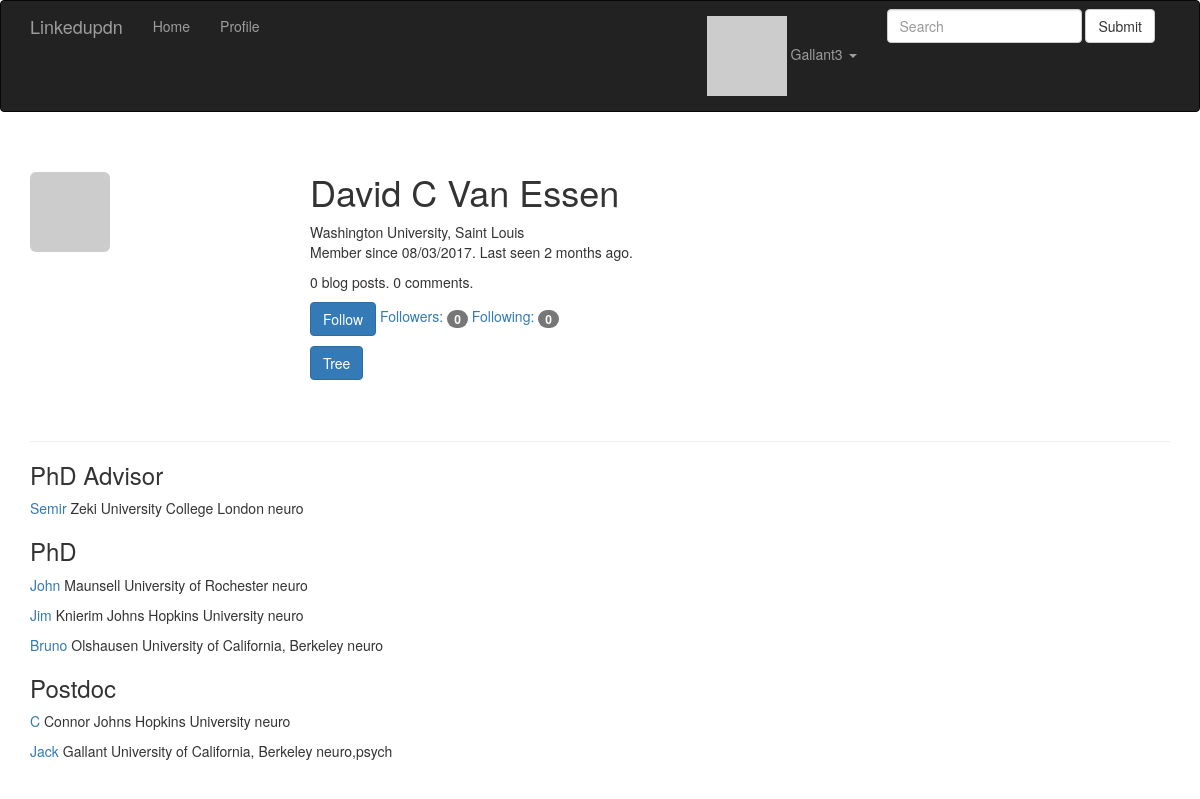
The app's page /user/Van Essen16 (signed in) with its own data.
### app/models.py (models this page shows, shortened)
class User(UserMixin, db.Model):
    __tablename__ = 'users'
    __searchable__ = ['username']
    id = db.Column(db.Integer, primary_key=True)
    pid = db.Column(db.Integer)
    email = db.Column(db.String(64), unique=True, index=True)
    username = db.Column(db.String(64), unique=True, index=True)
    role_id = db.Column(db.Integer, db.ForeignKey('roles.id'))
    password_hash = db.Column(db.String(128))
    confirmed = db.Column(db.Boolean, default=False)
    name = db.Column(db.String(64))
    firstName = db.Column(db.String(64))
    middleName = db.Column(db.String(64))
    lastName = db.Column(db.String(64))
    location = db.Column(db.String(64))
    about_me = db.Column(db.Text())
    member_since = db.Column(db.DateTime(), default=datetime.utcnow)
    last_seen = db.Column(db.DateTime(), default=datetime.utcnow)
    avatar_hash = db.Column(db.String(32))
    organization = db.Column(db.String(64))
    majorField = db.Column(db.String(64))
    orcid = db.Column(db.String(64))
    award = db.Column(db.String(64))
    posts = db.relationship('Post', backref='author', lazy='dynamic')
    followed = db.relationship('Follow',
                               foreign_keys=[Follow.follower_id],
                               backref=db.backref('follower', lazy='joined'),
                               lazy='dynamic',
                               cascade='all, delete-orphan')
    followers = db.relationship('Follow',
                                foreign_keys=[Follow.followed_id],
                                backref=db.backref('followed', lazy='joined'),
                                lazy='dynamic',
                                cascade='all, delete-orphan')
    phdAdvisors = db.relationship('Connect',
                                foreign_keys=[Connect.phd_id],
                                backref=db.backref('phd', lazy='joined'),
                                lazy='dynamic',
                                cascade='all, delete-orphan')
    phds = db.relationship('Connect',
                                foreign_keys=[Connect.phdAdvisor_id],
                                backref=db.backref('phdAdvisor', lazy='joined'),
                                lazy='dynamic',
                                cascade='all, delete-orphan')
    postdocAdvisors = db.relationship('ConnectP',
                                foreign_keys=[ConnectP.postdoc_id],
                                backref=db.backref('postdoc', lazy='joined'),
                                lazy='dynamic',
                                cascade='all, delete-orphan')
    postdocs = db.relationship('ConnectP',
                                foreign_keys=[ConnectP.postdocAdvisor_id],
                                backref=db.backref('postdocAdvisor', lazy='joined'),
                                lazy='dynamic',
                                cascade='all, delete-orphan')
    comments = db.relationship('Comment', backref='author', lazy='dynamic')
    @property
    def password(self):
        raise AttributeError('password is not a readable attribute')
    def can(self, permissions):
        return self.role is not None and \
            (self.role.permissions & permissions) == permissions
    def is_administrator(self):
        return self.can(Permission.ADMINISTER)
    def ping(self):
        self.last_seen = datetime.utcnow()
        db.session.add(self)
    def gravatar(self, size=100, default='identicon', rating='g'):
        if request.is_secure:
            url = 'https://secure.gravatar.com/avatar'
        else:
            url = 'http://www.gravatar.com/avatar'
        hash = self.avatar_hash or hashlib.md5(
            self.email.encode('utf-8')).hexdigest()
        return '{url}/{hash}?s={size}&d={default}&r={rating}'.format(
            url=url, hash=hash, size=size, default=default, rating=rating)
    def is_following(self, user):
        return self.followed.filter_by(
            followed_id=user.id).first() is not None

### app/main/views.py (the view)
@main.route('/user/<username>')
def user(username):
    user = User.query.filter_by(username=username).first_or_404()
    connectUpp = user.phdAdvisors.first()
    connectUppd = user.postdocAdvisors.first()
    connectDnp = user.phds.all()
    connectDnpd = user.postdocs.all()
    if connectUpp is not None:
        phdAdvisor = connectUpp.phdAdvisor
    else:
        phdAdvisor = None
    if connectUppd is not None:
        postdocAdvisor = connectUppd.postdocAdvisor
    else:
        postdocAdvisor = None
    if connectDnp is not None:
        phds = [{'user': i.phd, 'timestamp': i.timestamp} for i in connectDnp]
    else:
        phds = None
    if connectDnpd is not None:
        postdocs = [{'user': i.postdoc, 'timestamp': i.timestamp} for i in connectDnpd]
    else:
        postdocs = None
    return render_template('user.html', user=user,
                           phdAdvisor=phdAdvisor, postdocAdvisor=postdocAdvisor,
                           phds=phds, postdocs=postdocs)

### app/auth/views.py (called while the page is built)
@auth.before_app_request
def before_request():
    if current_user.is_authenticated:
        current_user.ping()
        if not current_user.confirmed \
                and request.endpoint \
                and request.endpoint[:5] != 'auth.' \
                and request.endpoint != 'static':
            return redirect(url_for('auth.unconfirmed'))

### app/main/__init__.py (called while the page is built)
@main.app_context_processor
def inject_permissions():
    return dict(Permission=Permission)

### app/main/views.py (called while the page is built)
@main.after_app_request
def after_request(response):
    for query in get_debug_queries():
        if query.duration >= current_app.config['LINKEDUPDN_SLOW_DB_QUERY_TIME']:
            current_app.logger.warning(
                'Slow query: %s\nParameters: %s\nDuration: %fs\nContext: %s\n'
                % (query.statement, query.parameters, query.duration,
                   query.context))
    return response

### app/models.py (called while the page is built)
@login_manager.user_loader
def load_user(user_id):
    return User.query.get(int(user_id))

### app/templates/user.html (shortened to what this page needs)
{% extends "base.html" %}
{% import "_macros.html" as macros %}
{% block page_content %}
<div class="page-header">
    <img class="img-rounded profile-thumbnail" src="{{ user.gravatar(size=256) }}">
    <div class="profile-header">
        <h1>{{ user.firstName }} {{user.middleName}} {{user.lastName}}</h1>
        {% if user.organization %}{{user.organization}}<br>{% endif %}
        <p>Member since {{ moment(user.member_since).format('L') }}. Last seen {{ moment(user.last_seen).fromNow() }}.</p>
        <p>{{ user.posts.count() }} blog posts. {{ user.comments.count() }} comments.</p>
        <p>
            {% if current_user.can(Permission.FOLLOW) and user != current_user %}
                {% if not current_user.is_following(user) %}
                <a href="{{ url_for('.follow', username=user.username) }}" class="btn btn-primary">Follow</a>
                {% else %}
                <a href="{{ url_for('.unfollow', username=user.username) }}" class="btn btn-default">Unfollow</a>
                {% endif %}
            {% endif %}
            <a href="{{ url_for('.followers', username=user.username) }}">Followers: <span class="badge">{{ user.followers.count() - 1 }}</span></a>
            <a href="{{ url_for('.followed_by', username=user.username) }}">Following: <span class="badge">{{ user.followed.count() - 1 }}</span></a>
        </p>
        <p>
          <a href="{{ url_for('.tree', username=user.username) }}" class="btn btn-primary">Tree</a>
        </p>
    </div>
</div>
{% if phdAdvisor %}
  <h3> PhD Advisor </h3>
  <p><a href="{{ url_for('.user', username=phdAdvisor.username) }}">{{ phdAdvisor.firstName }}</a>
  {{ phdAdvisor.lastName }}
  {{ phdAdvisor.organization }}
  {{ phdAdvisor.majorField }}</p>
{% endif %}
{% if phds %}
  <h3> PhD </h3>
  {% for phd in phds %}
    <p><a href="{{ url_for('.user', username=phd.user.username) }}">{{ phd.user.firstName }}</a>
    {{ phd.user.lastName }}
    {{ phd.user.organization }}
    {{ phd.user.majorField }}</p>
  {% endfor %}
{% endif %}
{% if postdocs %}
  <h3> Postdoc </h3>
  {% for postdoc in postdocs %}
    <p><a href="{{ url_for('.user', username=postdoc.user.username) }}">{{ postdoc.user.firstName }}</a>
    {{ postdoc.user.lastName }}
    {{ postdoc.user.organization }}
    {{ postdoc.user.majorField }}</p>
  {% endfor %}
{% endif %}
{% endblock %}

### app/templates/base.html (shortened to what this page needs)
{% extends "bootstrap/base.html" %}
{% block head %}
{{ super() }}
<link rel="stylesheet" type="text/css" href="{{ url_for('static', filename='styles.css') }}">
{% endblock %}
{% block navbar %}
<div class="navbar navbar-inverse" role="navigation">
    <div class="container">
        <div class="navbar-header">
            <a class="navbar-brand" href="{{ url_for('main.index') }}">Linkedupdn</a>
        </div>
        <div class="navbar-collapse collapse">
            <ul class="nav navbar-nav">
                <li><a href="{{ url_for('main.index') }}">Home</a></li>
                {% if current_user.is_authenticated %}
                <li><a href="{{ url_for('main.user', username=current_user.username) }}">Profile</a></li>
                {% endif %}
            </ul>
            <form class="navbar-form navbar-right" action="{{ url_for('search')}}" method="post">
              <div class="form-group">
                <input type="text" class="form-control" placeholder="Search">
              </div>
              <button type="submit" class="btn btn-default">Submit</button>
            </form>
            <ul class="nav navbar-nav navbar-right">
                {% if current_user.is_authenticated %}
                <li class="dropdown">
                    <a href="#" class="dropdown-toggle" data-toggle="dropdown">
                        <img src="{{ current_user.gravatar(size=18) }}">
                        {{ current_user.username }} <b class="caret"></b>
                    </a>
                </li>
                {% else %}
                <li><a href="{{ url_for('auth.login') }}">Log In</a></li>
                {% endif %}
            </ul>
        </div>
    </div>
</div>
{% endblock %}
{% block content %}
<div class="container">
    {% block page_content %}{% endblock %}
</div>
{% endblock %}

### app/static/styles.css (style rules this page uses)
.profile-thumbnail { position: absolute; }
.profile-header { min-height: 260px; margin-left: 280px; }

### records on screen
User: username "Gallant3", user.firstName "Jack", user.lastName "Gallant", user.organization "University of California, Berkeley", user.majorField "neuro,psych"
User: firstName "David", middleName "C", lastName "Van Essen", organization "Washington University, Saint Louis", member_since "08/03/2017", last_seen "2 months ago"
User: firstName "Semir", lastName "Zeki", organization "University College London", majorField "neuro"
User: user.firstName "John", user.lastName "Maunsell", user.organization "University of Rochester", user.majorField "neuro"
User: user.firstName "Jim", user.lastName "Knierim", user.organization "Johns Hopkins University", user.majorField "neuro"
User: user.firstName "Bruno", user.lastName "Olshausen", user.organization "University of California, Berkeley", user.majorField "neuro"
User: user.firstName "C", user.lastName "Connor", user.organization "Johns Hopkins University", user.majorField "neuro"

### other values on screen
{{ user.posts.count() }} "0"
{{ user.comments.count() }} "0"
{{ user.followers.count() - 1 }} "0"
{{ user.followed.count() - 1 }} "0"
